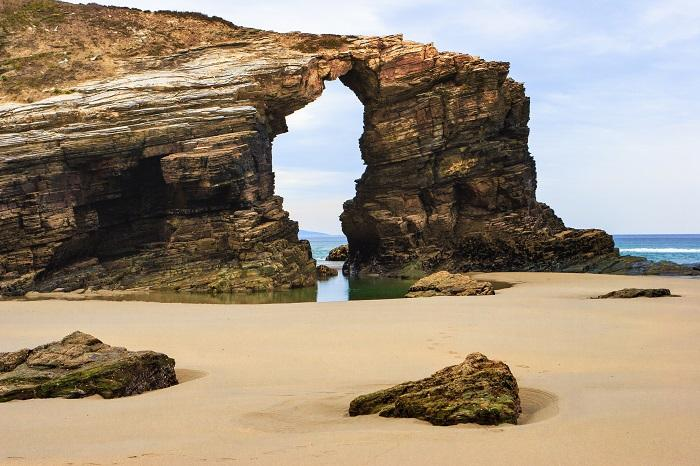
#> input picture 2.png, 700 x 466 px
$ jupyter execute bordes.ipynb   (older library calls are emulated)
#> lines starting #> are read from the running program, lines starting #| are printed output that depends on the picture; after the words box and inside, x2 and y2 are one past the last pixel; in counts of white or black regions, pixels touching at a corner belong together
SUAVISADO DE PUNTO DE INTERES

[cell 1]
import cv2
import numpy as np
import matplotlib.pyplot as plt

def desenfoquePDT(img, centro, x, y):
    img1 = np.copy(img)
    valx,valy = centro
    mediax = x//2
    mediaY = y//2
    mascara = np.zeros_like(img, dtype=np.uint8)
    cv2.ellipse(mascara,(valx,valy),(mediax,mediaY),0,0,360,(255,255,255),-1)
    img_mask = cv2.bitwise_and(img,mascara)
    desenmfoque = cv2.GaussianBlur(img_mask,(15,15),0)
    img1[mascara!=0] = desenmfoque[mascara!=0]
    return img1

img = cv2.imread('2.png')
#> img is the input picture: shape (466, 700, 3); mean B, G, R 123.4, 142, 156.6
imgRGB = cv2.cvtColor(img, cv2.COLOR_BGR2RGB)
img_desenfoque = desenfoquePDT(imgRGB,(250,300),350,350)
#> in desenfoquePDT, `cv2.ellipse(mascara,(valx,valy),(mediax,mediaY),0,0,360,(255,255,255),..`:
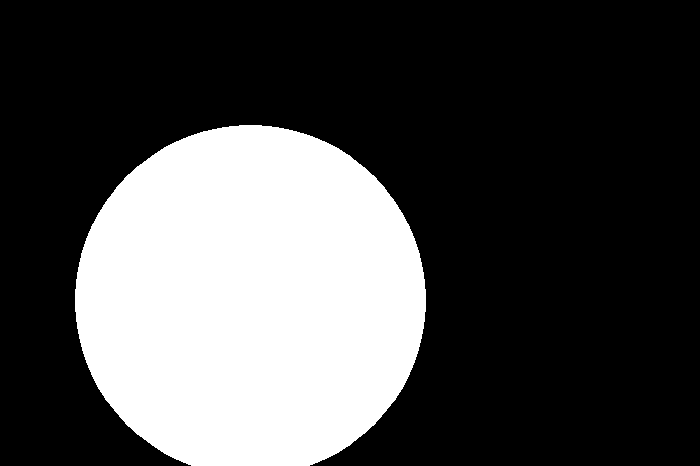
#> mascara: shape (466, 700, 3); 29.4% white; 1 white region, box (x1, y1, x2, y2) and area: (75, 125, 426, 466) 95825

plt.figure(figsize=(10,5))
plt.subplot(1,2,1)
plt.title('img original')
plt.imshow(imgRGB, cmap='gray')

plt.subplot(1,2,2)
plt.title('punto desenfoque')
plt.imshow(img_desenfoque, cmap='gray')

plt.show()

BORDES Y MASCARAS

[cell 2]
import cv2
import numpy as np
import matplotlib.pyplot as plt

img = cv2.imread('2.png')
img_gray = cv2.cvtColor(img,cv2.COLOR_BGR2GRAY)
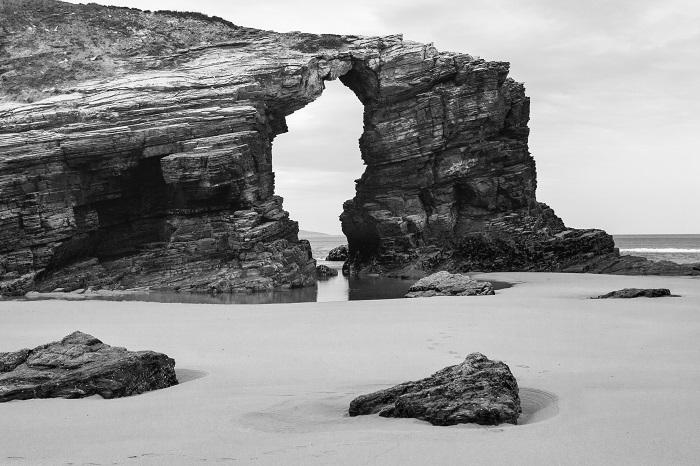
#> img_gray: shape (466, 700); min 0, max 255, mean 144.3
#Kernel Robert
robertx = np.array([(-1, 0),(0, 1)])
roberty = np.array([(0, -1),(1, 0)])
#Mostrar en x,y
img_robx = cv2.filter2D(img_gray, -1, robertx)
img_roby = cv2.filter2D(img_gray, -1, roberty)
#Magnitud de Robert
rbg_gMagnitud = np.sqrt(img_robx ** 2 + img_roby ** 2)
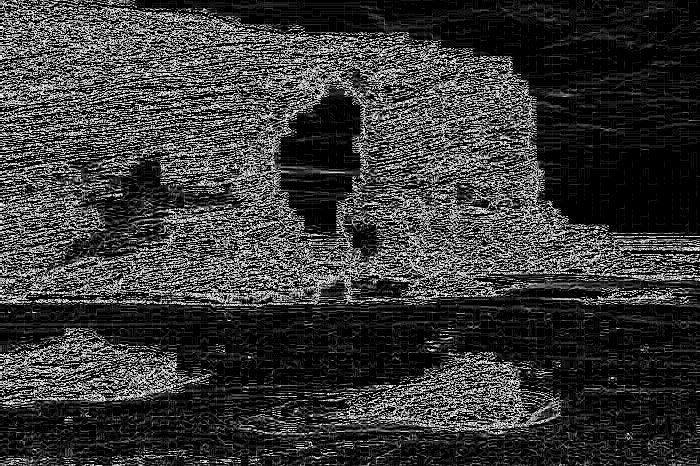
#> rbg_gMagnitud: shape (466, 700) float16; min 0, max 15.91, mean 3.57; drawn with min black and max white
rgb_gDireecion = np.arctan2(img_roby, img_robx)  #Simulando un filtro Previtt
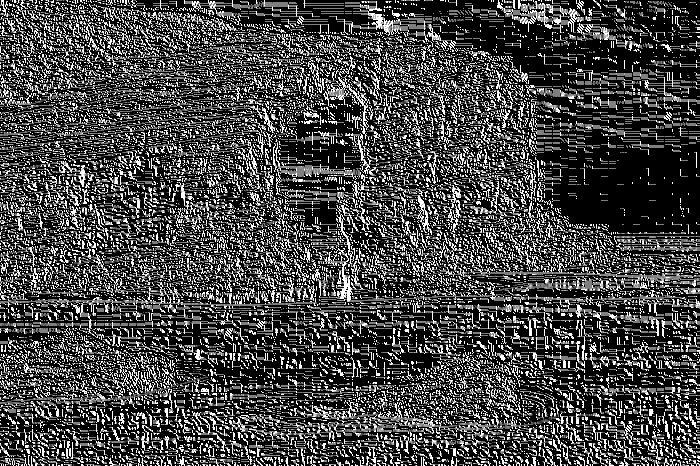
#> rgb_gDireecion: shape (466, 700) float16; min 0, max 1.57, mean 0.434; drawn with min black and max white

#Filtro Previtt
#Kernels
previttx = np.array([(1, 0, -1),(1, 0, -1),(1, 0, -1)])
previtty = np.array([(1, 1, 1),(0, 0, 0),(-1, -1, -1)])

img_prevx = cv2.filter2D(img_gray, -1, previttx)
img_prevy = cv2.filter2D(img_gray, -1, previtty)

prev_mag = np.sqrt(img_prevx ** 2 + img_prevy ** 2)
prev_dir = np.arctan2(img_prevx , img_prevy)
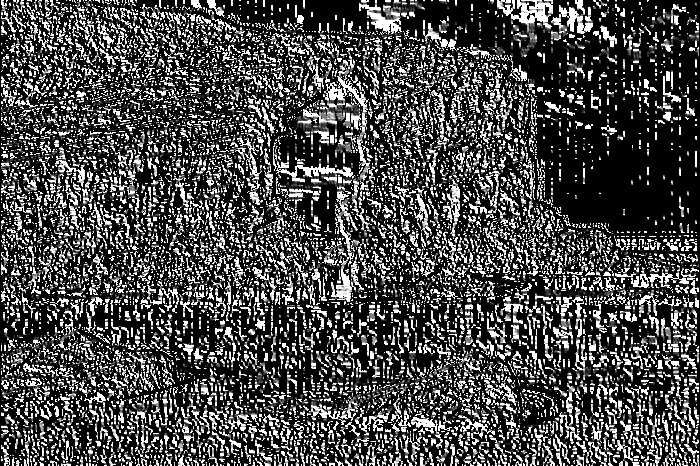
#> prev_dir: shape (466, 700) float16; min 0, max 1.57, mean 0.456; drawn with min black and max white

#Filtro Sobet
#Kerner Sobet
sobetx = np.array([(1, 0, -1),(2, 0, -2),(1, 0, -1)])
sobety = np.array([(1, 2, 1),(0, 0, 0),(-1, -2, -1)])

img_sobx = cv2.filter2D(img_gray, -1, sobetx)
img_soby = cv2.filter2D(img_gray, -1, sobety)

sobel_gradiente = np.sqrt(img_sobx ** 2 + img_soby ** 2)
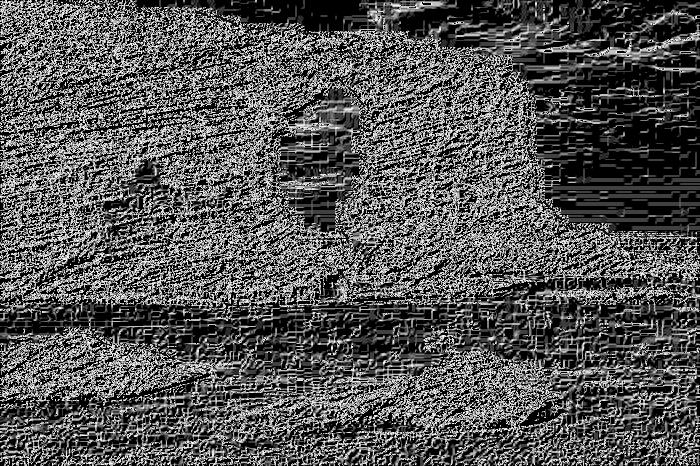
#> sobel_gradiente: shape (466, 700) float16; min 0, max 15.81, mean 5.32; drawn with min black and max white
sobel_dire = np.arctan2(img_sobx, img_soby)


#Filtro Canny
canny = cv2.Canny(img_gray, 100, 200)
#> canny: shape (466, 700); 13.2% white in thin lines or dots

plt.figure(figsize=(12,10))

plt.subplot(3, 3, 1)
plt.imshow(img_gray, cmap='gray')
plt.title('Imagen original')
plt.axis('off')

plt.subplot(3, 3, 2)
plt.imshow(rbg_gMagnitud, cmap='gray')
plt.title('Imagen filtro Robert en Magnitud')
plt.axis('off')

plt.subplot(3, 3, 3)
plt.imshow(prev_mag, cmap='gray')
plt.title('Imagen filtro Previt en Magnitud')
plt.axis('off')

plt.subplot(3, 3, 4)
plt.imshow(sobel_gradiente, cmap='gray')
plt.title('Imagen filtro Sobel en Magnitud')
plt.axis('off')

plt.subplot(3, 3, 5)
plt.imshow(canny, cmap='gray')
plt.title('Imagen filtro Canny ambos')
plt.axis('off')

plt.subplot(3, 3, 6)
plt.imshow(rgb_gDireecion, cmap='gray')
plt.title('Imagen filtro Robert en Direccion')
plt.axis('off')

plt.subplot(3, 3, 7)
plt.imshow(prev_dir, cmap='gray')
plt.title('Imagen filtro Previt en Direccion')
plt.axis('off')

plt.subplot(3, 3, 8)
plt.imshow(sobel_dire, cmap='gray')
plt.title('Imagen filtro Sobel en Direccion')
plt.axis('off')


plt.show()

ROBERTS

[cell 3]
import cv2
import numpy as np
import matplotlib.pyplot as plt


def roberts_mejorada(imagen):
    img_gray = cv2.cvtColor(imagen, cv2.COLOR_BGR2GRAY)

    suavido = cv2.GaussianBlur(img_gray, (3, 3), 0)  # Quitar Ruido

    kernelx = np.array([[2, 0], [0, -2]], dtype=np.float32)
    kernely = np.array([[0, 2], [-2, 0]], dtype=np.float32)

    robrx = cv2.filter2D(suavido, cv2.CV_16S, kernelx)
    robrt = cv2.filter2D(suavido, cv2.CV_16S, kernely)

    robert2 = cv2.addWeighted(np.abs(robrx), 0.7, np.abs(robrt), 0.7, 0)

    _, bordes = cv2.threshold(robert2, 30, 255, cv2.THRESH_BINARY)
    return bordes


img = cv2.imread('2.png')
imagen_gray = cv2.cvtColor(img, cv2.COLOR_BGR2GRAY)


imgen = roberts_mejorada(img)

plt.figure(figsize=(12, 10))

plt.subplot(1, 2, 1)
plt.imshow(imagen_gray, cmap='gray')
plt.title('Imagen original')
plt.axis('off')

plt.subplot(1, 2, 2)
plt.imshow(imgen, cmap='gray')
plt.title('Filtro Roberts mejorado')
plt.axis('off')

plt.show()

SOBET MEJORADA

[cell 4]
import cv2
import numpy as np
import matplotlib.pyplot as plt

def sobel_mejorada(imagen, tm_kernel=3, umbral = 10):
    img_gray = cv2.cvtColor(imagen, cv2.COLOR_BGR2GRAY)
    img_gray = cv2.GaussianBlur(img_gray, (3, 3), 0)  # Quitar Ruido

    sobelx = cv2.Sobel(img_gray, cv2.CV_64F, 1, 0, ksize = tm_kernel)
    sobely = cv2.Sobel(img_gray, cv2.CV_64F, 0, 1, ksize = tm_kernel)

    magnitud = np.sqrt(sobelx ** 2 + sobely ** 2)
    magnitud = cv2.normalize(magnitud, None, 0, 255, cv2.NORM_MINMAX, cv2.CV_8U)

    _,bordes = cv2.threshold(magnitud, umbral, 255, cv2.THRESH_BINARY + cv2.THRESH_OTSU) # Mas precisicon agregar OTSU
    #Unir bordes Notus

    kernel_mor = np.ones((2, 2), np.uint8)
    bordes = cv2.morphologyEx(bordes, cv2.MORPH_CLOSE, kernel_mor)
    return bordes


img = cv2.imread('2.png')
imagen_gray = cv2.cvtColor(img, cv2.COLOR_BGR2GRAY)

imgen = sobel_mejorada(img)

plt.figure(figsize=(12, 10))

plt.subplot(1, 2, 1)
plt.imshow(imagen_gray, cmap='gray')
plt.title('Imagen original')
plt.axis('off')

plt.subplot(1, 2, 2)
plt.imshow(imgen, cmap='gray')
plt.title('Filtro Roberts mejorado')
plt.axis('off')

plt.show()

PREVIT MEJORADO

[cell 5]
import cv2
import numpy as np
import matplotlib.pyplot as plt

def previt_mejorada(imagen):
    img_gray = cv2.cvtColor(imagen, cv2.COLOR_BGR2GRAY)
    img_gray = cv2.GaussianBlur(img_gray, (3, 3), 0)  # Quitar Ruido

    previtx = np.array([(3, 0, -3),(3, 0, -3),(3, 0, -3)],dtype = np.float32)
    previty = np.array([(3, 3, 3),(0, 0, 0),(-3, -3, -3)],dtype = np.float32)

    x = cv2.filter2D(imagen_gray, cv2.CV_64F , previtx)
    y = cv2.filter2D(imagen_gray, cv2.CV_64F , previty)

    magnitud = np.sqrt(x ** 2 + y ** 2)

    _,bordes = cv2.threshold(magnitud, 30, 255, cv2.THRESH_BINARY)

    return bordes

img = cv2.imread('2.png')
imagen_gray = cv2.cvtColor(img, cv2.COLOR_BGR2GRAY)

imgen = previt_mejorada(img)
#> in previt_mejorada, `y = cv2.filter2D(imagen_gray, cv2.CV_64F , previty)`:
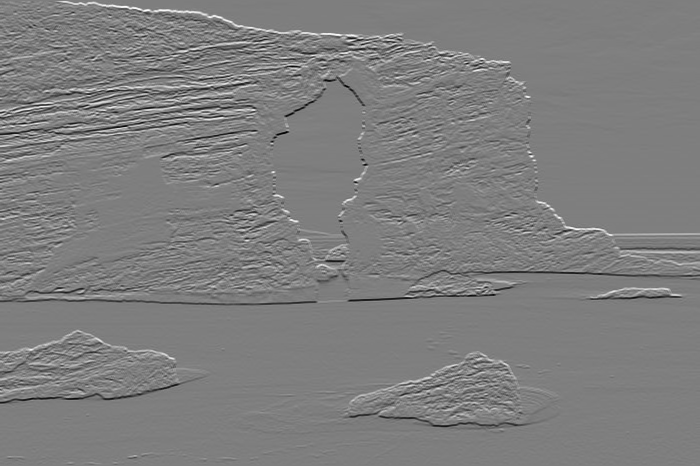
#> y: shape (466, 700) float64; min -1932, max 1956, mean 1.4; drawn with min black and max white
#> in previt_mejorada, `magnitud = np.sqrt(x ** 2 + y ** 2)`:
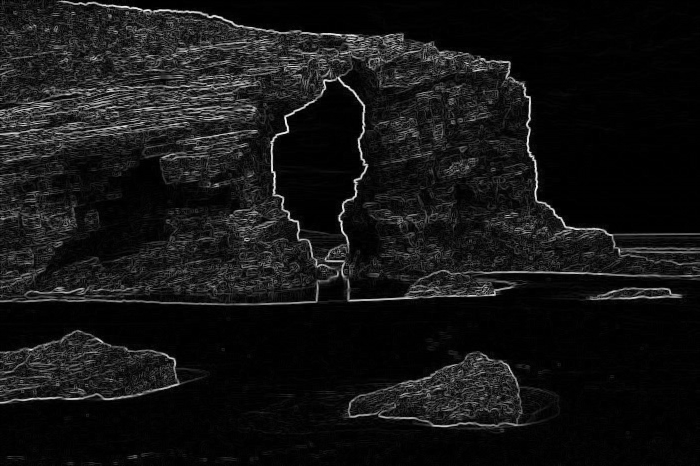
#> magnitud: shape (466, 700) float64; min 0, max 2031.3, mean 168.5; drawn with min black and max white

plt.figure(figsize=(12, 10))

plt.subplot(1, 2, 1)
plt.imshow(imagen_gray, cmap='gray')
plt.title('Imagen original')
plt.axis('off')

plt.subplot(1, 2, 2)
plt.imshow(imgen, cmap='gray')
plt.title('Filtro Roberts mejorado')
plt.axis('off')

plt.show()

[cell 6]
import cv2
import numpy as np
import matplotlib.pyplot as plt


def robert_natural(imagen):
    img_gray = cv2.cvtColor(imagen, cv2.COLOR_BGR2GRAY)

    robertx = np.array([[-1, 0], [0, 1]])
    roberty = np.array([[0, -1], [1, 0]])

    img_robx = cv2.filter2D(img_gray, -1, robertx)
    img_roby = cv2.filter2D(img_gray, -1, roberty)

    rbg_gMagnitud = np.sqrt(img_robx ** 2 + img_roby ** 2)
    rgb_gDireccion = np.arctan2(img_roby, img_robx)

    return rbg_gMagnitud, rgb_gDireccion


def roberts_mejorada(imagen):
    img_gray = cv2.cvtColor(imagen, cv2.COLOR_BGR2GRAY)
    suavido = cv2.GaussianBlur(img_gray, (3, 3), 0)

    kernelx = np.array([[2, 0], [0, -2]], dtype=np.float32)
    kernely = np.array([[0, 2], [-2, 0]], dtype=np.float32)

    robrx = cv2.filter2D(suavido, cv2.CV_16S, kernelx)
    robrt = cv2.filter2D(suavido, cv2.CV_16S, kernely)

    robert2 = cv2.addWeighted(np.abs(robrx), 0.7, np.abs(robrt), 0.7, 0)

    _, bordes = cv2.threshold(robert2, 30, 255, cv2.THRESH_BINARY)
    return bordes


# [13 lines left out: function previt_natural, not called in this run]


def previt_mejorada(imagen):
    img_gray = cv2.cvtColor(imagen, cv2.COLOR_BGR2GRAY)
    img_gray = cv2.GaussianBlur(img_gray, (3, 3), 0)

    previtx = np.array([[3, 0, -3], [3, 0, -3], [3, 0, -3]], dtype=np.float32)
    previty = np.array([[3, 3, 3], [0, 0, 0], [-3, -3, -3]], dtype=np.float32)

    x = cv2.filter2D(img_gray, cv2.CV_64F, previtx)
    y = cv2.filter2D(img_gray, cv2.CV_64F, previty)

    magnitud = np.sqrt(x ** 2 + y ** 2)
    _, bordes = cv2.threshold(magnitud, 30, 255, cv2.THRESH_BINARY)

    return bordes


def sobel_natural(imagen):
    img_gray = cv2.cvtColor(imagen, cv2.COLOR_BGR2GRAY)

    sobelx = np.array([[1, 0, -1], [2, 0, -2], [1, 0, -1]])
    sobely = np.array([[1, 2, 1], [0, 0, 0], [-1, -2, -1]])

    img_sobx = cv2.filter2D(img_gray, -1, sobelx)
    img_soby = cv2.filter2D(img_gray, -1, sobely)

    sobel_gradiente = np.sqrt(img_sobx ** 2 + img_soby ** 2)
    sobel_dire = np.arctan2(img_soby, img_sobx)

    return sobel_gradiente, sobel_dire


def sobel_mejorada(imagen, tm_kernel=3, umbral=10):
    img_gray = cv2.cvtColor(imagen, cv2.COLOR_BGR2GRAY)
    img_gray = cv2.GaussianBlur(img_gray, (3, 3), 0)

    sobelx = cv2.Sobel(img_gray, cv2.CV_64F, 1, 0, ksize=tm_kernel)
    sobely = cv2.Sobel(img_gray, cv2.CV_64F, 0, 1, ksize=tm_kernel)

    magnitud = np.sqrt(sobelx ** 2 + sobely ** 2)
    magnitud = cv2.normalize(magnitud, None, 0, 255, cv2.NORM_MINMAX, cv2.CV_8U)

    _, bordes = cv2.threshold(magnitud, umbral, 255, cv2.THRESH_BINARY + cv2.THRESH_OTSU)

    kernel_mor = np.ones((2, 2), np.uint8)
    bordes = cv2.morphologyEx(bordes, cv2.MORPH_CLOSE, kernel_mor)

    return bordes


def canny(imagen):
    img_gray = cv2.cvtColor(imagen, cv2.COLOR_BGR2GRAY)
    canny = cv2.Canny(img_gray, 100, 200)
    return canny


plt.figure(figsize=(15,10))

img = cv2.imread('2.png')
imagen_gray = cv2.cvtColor(img, cv2.COLOR_BGR2GRAY)

robertX , robertY = robert_natural(img)
robertMejorado = roberts_mejorada(img)

previtX , previtY = sobel_natural(img)
#> in sobel_natural, `sobel_dire = np.arctan2(img_soby, img_sobx)`:
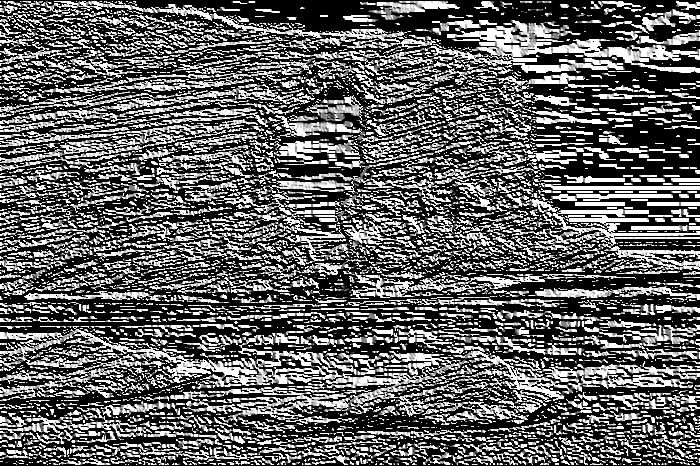
#> sobel_dire: shape (466, 700) float16; min 0, max 1.57, mean 0.603; drawn with min black and max white
previtMejorado = previt_mejorada(img)
#> in previt_mejorada, `_, bordes = cv2.threshold(magnitud, 30, 255, cv2.THRESH_BINARY)`:
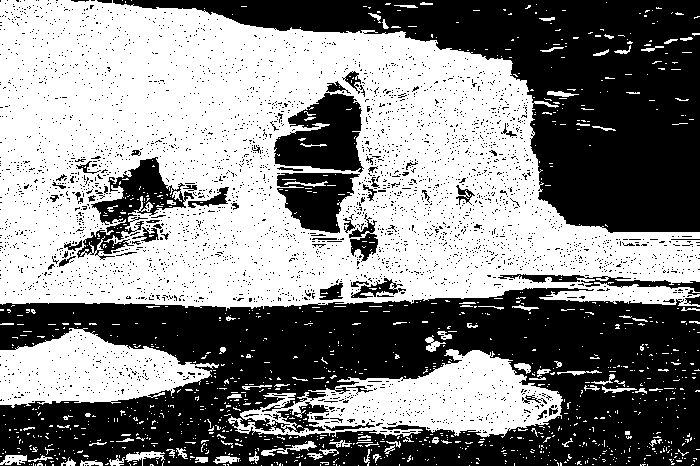
#> bordes: shape (466, 700) float64; 52.5% white; 3697 black regions (3630 under 20 px), largest, box (x1, y1, x2, y2) and area: (0, 288, 700, 466) 82013, (113, 0, 700, 233) 49421, (274, 93, 364, 173) 4754

sobelX , sobelY = sobel_natural(img)
sobelMejorado = sobel_mejorada(img)

cannyA = canny(img)


plt.figure(figsize=(12, 10))

plt.subplot(2, 4, 1)
plt.imshow(imagen_gray, cmap='gray')
plt.title('Imagen original')
plt.axis('off')

plt.subplot(2, 4, 2)
plt.imshow(robertX, cmap='gray')
plt.title('Imagen Roberts Magnitud ')
plt.axis('off')

plt.subplot(2, 4, 3)
plt.imshow(robertY, cmap='gray')
plt.title('Imagen Roberts Direccion ')
plt.axis('off')

plt.subplot(2, 4, 4)
plt.imshow(robertMejorado, cmap='gray')
plt.title('Imagen Roberts mejorado')
plt.axis('off')

plt.figure(figsize=(12, 10))

plt.subplot(2, 4, 1)
plt.imshow(imagen_gray, cmap='gray')
plt.title('Imagen original')
plt.axis('off')

plt.subplot(2, 4, 2)
plt.imshow(previtX, cmap='gray')
plt.title('Imagen Previt Magnitud')
plt.axis('off')

plt.subplot(2, 4, 3)
plt.imshow(previtY, cmap='gray')
plt.title('Imagen Previt Direccion')
plt.axis('off')

plt.subplot(2, 4, 4)
plt.imshow(previtMejorado, cmap='gray')
plt.title('Imagen Previt Mejorado ')
plt.axis('off')

plt.figure(figsize=(12, 10))

plt.subplot(2, 4, 1)
plt.imshow(imagen_gray, cmap='gray')
plt.title('Imagen original')
plt.axis('off')

plt.subplot(2, 4, 2)
plt.imshow(sobelX, cmap='gray')
plt.title('Imagen Sobel Magnitud')
plt.axis('off')

plt.subplot(2, 4, 3)
plt.imshow(sobelY, cmap='gray')
plt.title('Imagen Sobel Direccion')
plt.axis('off')

plt.subplot(2, 4, 4)
plt.imshow(sobelMejorado, cmap='gray')
plt.title('Imagen Sobel Mejorado ')
plt.axis('off')

plt.figure(figsize=(12, 10))

plt.subplot(2, 4, 1)
plt.imshow(imagen_gray, cmap='gray')
plt.title('Imagen original')
plt.axis('off')

plt.subplot(2, 4, 2)
plt.imshow(cannyA, cmap='gray')
plt.title('Imagen Canny Ambos')
plt.axis('off')

plt.show()

$ run again, with 3.png copied over 2.png
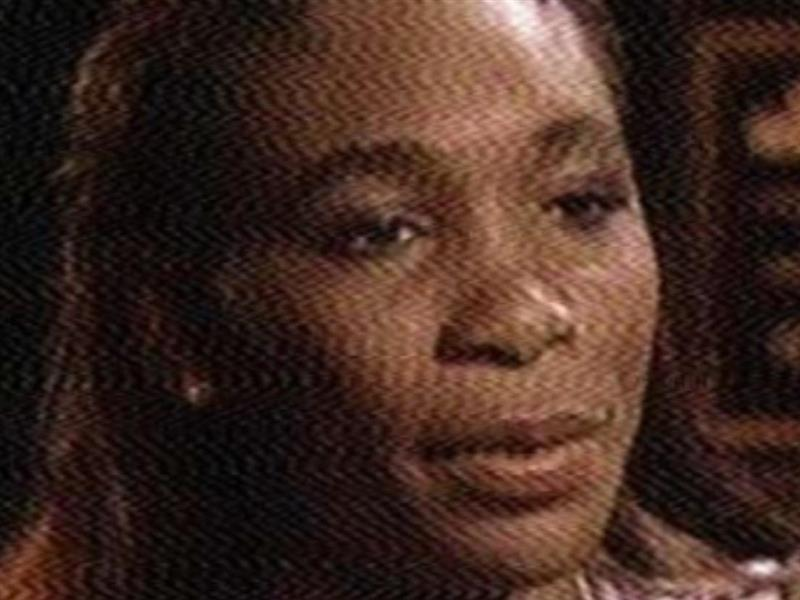
#> input picture 3.png, 800 x 600 px
#> img is the input picture: shape (600, 800, 3); mean B, G, R 33.3, 41.6, 64.5
#> in desenfoquePDT, `cv2.ellipse(mascara,(valx,valy),(mediax,mediaY),0,0,360,(255,255,255),..`:
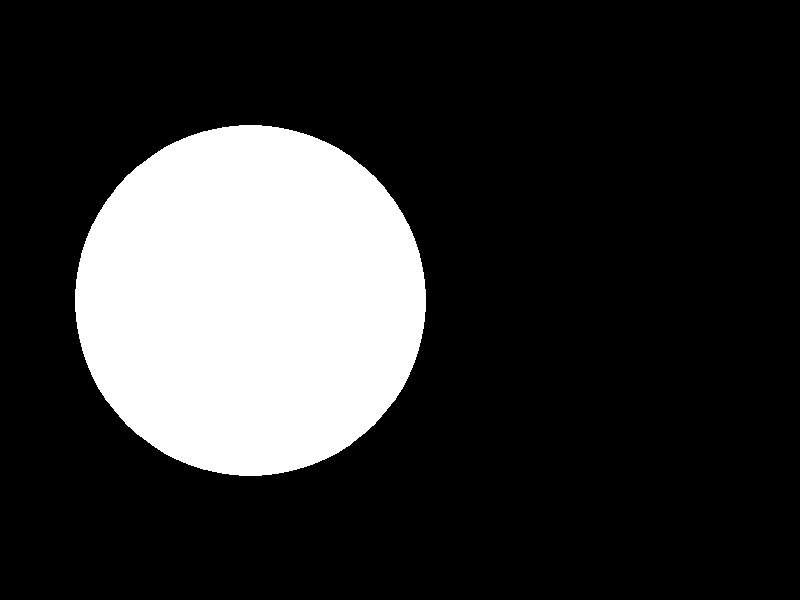
#> mascara: shape (600, 800, 3); 20.1% white; 1 white region, box (x1, y1, x2, y2) and area: (75, 125, 426, 476) 96591
#> img1: shape (600, 800, 3); mean R, G, B 64.4, 41.5, 33.3
#> canny: shape (600, 800); 0.17% white in thin lines or dots, all inside (x1, y1, x2, y2) = (71, 0, 784, 600)
#> in previt_mejorada, `_, bordes = cv2.threshold(magnitud, 30, 255, cv2.THRESH_BINARY)`:
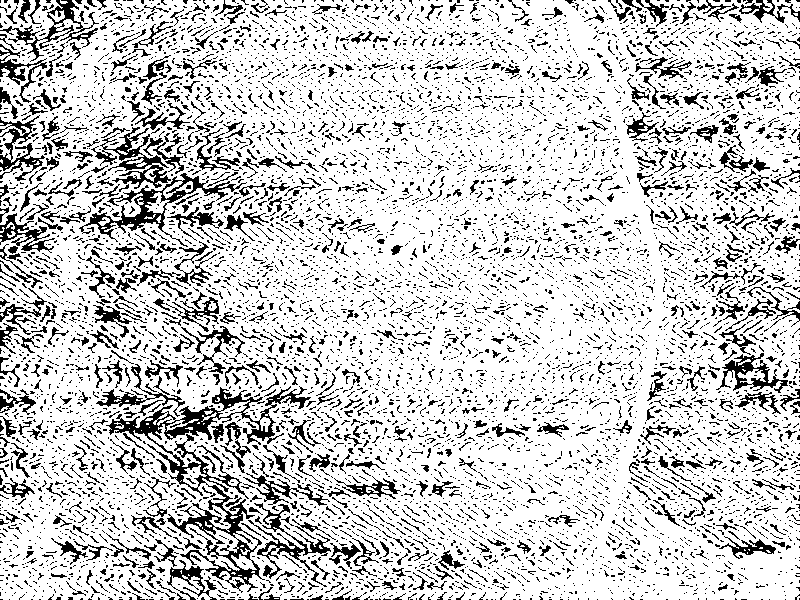
#> bordes: shape (600, 800) float64; 80.7% white; black in thin lines or dots
